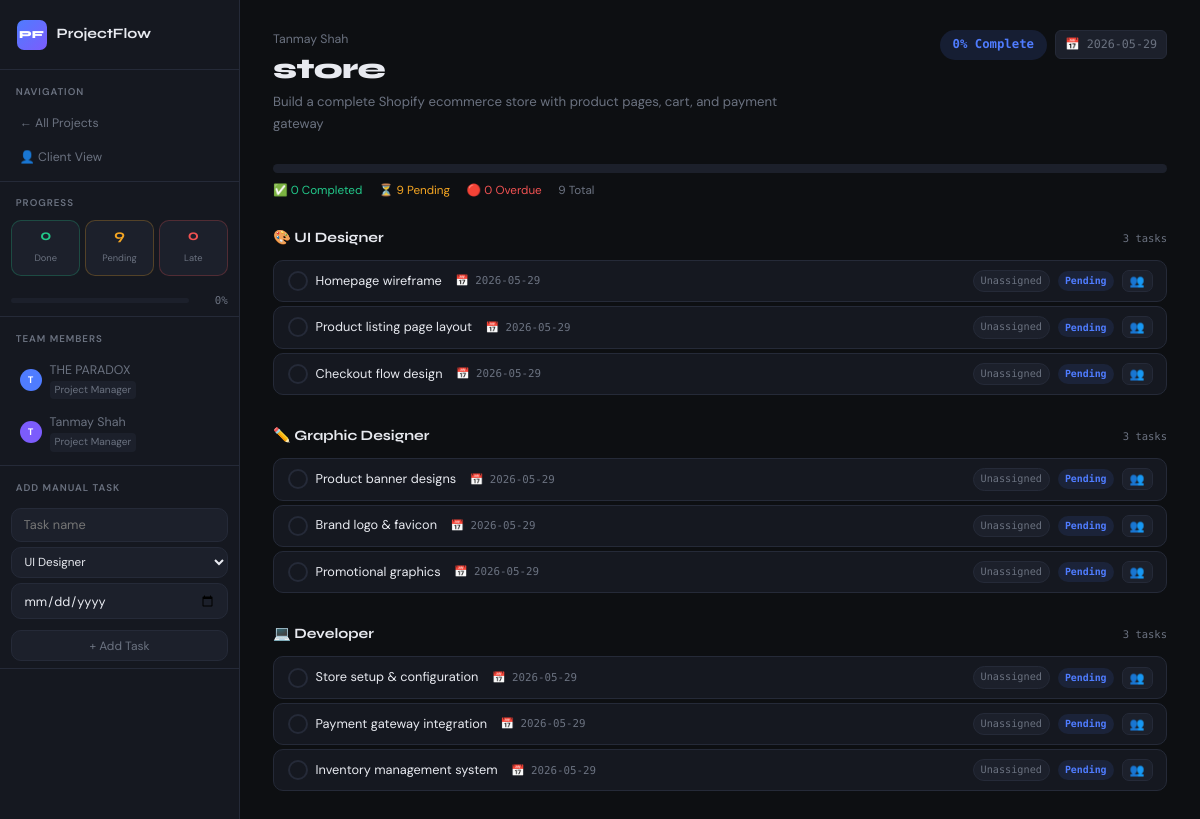
/project/4, run on the app's committed database.
### tables this page shows
CREATE TABLE team_members (
                id INTEGER PRIMARY KEY AUTOINCREMENT,
                name TEXT NOT NULL,
                role TEXT NOT NULL,
                email TEXT,
                avatar_color TEXT DEFAULT '#4f7cff',
                created_at TEXT DEFAULT (date('now'))
            );

CREATE TABLE clients (
                id INTEGER PRIMARY KEY AUTOINCREMENT,
                name TEXT NOT NULL,
                email TEXT,
                company TEXT,
                created_at TEXT DEFAULT (date('now'))
            );

CREATE TABLE projects (
                id INTEGER PRIMARY KEY AUTOINCREMENT,
                client_id INTEGER NOT NULL,
                title TEXT NOT NULL,
                description TEXT,
                deadline TEXT,
                created_at TEXT DEFAULT (date('now')),
                FOREIGN KEY (client_id) REFERENCES clients(id)
            );

CREATE TABLE tasks (
                id INTEGER PRIMARY KEY AUTOINCREMENT,
                project_id INTEGER NOT NULL,
                title TEXT NOT NULL,
                role TEXT NOT NULL,
                deadline TEXT,
                status TEXT DEFAULT 'Pending',
                notes TEXT DEFAULT '',
                FOREIGN KEY (project_id) REFERENCES projects(id)
            );

### app.py (the view)
@app.route('/project/<int:project_id>')
def project_detail(project_id):
    today = date.today().isoformat()
    with get_db() as conn:
        project = conn.execute('''
            SELECT p.*, c.name as client_name, c.id as client_id
            FROM projects p JOIN clients c ON p.client_id=c.id WHERE p.id=?
        ''', (project_id,)).fetchone()
        if not project: return redirect(url_for('index'))
        tasks   = conn.execute('SELECT * FROM tasks WHERE project_id=? ORDER BY role,deadline',
                               (project_id,)).fetchall()
        members = conn.execute('SELECT * FROM team_members ORDER BY name').fetchall()
    tasks_with_members = [{'task': t, 'assigned': get_task_assignments(t['id'])} for t in tasks]
    stats = compute_stats(project_id)
    return render_template('dashboard.html', project=project, tasks_with_members=tasks_with_members,
                           stats=stats, today=today, members=members)

### app.py (called while the page is built)
def get_db():
    conn = sqlite3.connect(DATABASE)
    conn.row_factory = sqlite3.Row
    conn.execute("PRAGMA journal_mode=WAL")
    return conn

def compute_stats(project_id):
    today = date.today().isoformat()
    with get_db() as conn:
        tasks = conn.execute('SELECT * FROM tasks WHERE project_id = ?', (project_id,)).fetchall()
    total     = len(tasks)
    completed = sum(1 for t in tasks if t['status'] == 'Completed')
    overdue   = sum(1 for t in tasks if t['status'] != 'Completed' and t['deadline'] and t['deadline'] < today)
    pending   = total - completed - overdue
    progress  = int((completed / total) * 100) if total else 0
    return dict(total=total, completed=completed, overdue=overdue, pending=pending, progress=progress)

def get_task_assignments(task_id):
    with get_db() as conn:
        return conn.execute('''
            SELECT tm.* FROM team_members tm
            JOIN task_assignments ta ON ta.member_id = tm.id
            WHERE ta.task_id = ?
        ''', (task_id,)).fetchall()

### templates/dashboard.html (shortened to what this page needs)
<!DOCTYPE html>
<html lang="en">
<head>
  <link rel="stylesheet" href="{{ url_for('static', filename='style.css') }}"/>
</head>
<body>
<aside class="sidebar">
  <div class="logo">
    <a href="{{ url_for('index') }}" class="logo-link">
      <span class="logo-mark">PF</span>
      <span class="logo-text">ProjectFlow</span>
    </a>
  </div>
  <nav class="nav-section">
    <p class="nav-label">Navigation</p>
    <a href="{{ url_for('index') }}" class="nav-item">← All Projects</a>
    <a href="{{ url_for('client_view', client_id=project.client_id) }}" class="nav-item">👤 Client View</a>
  </nav>
  <nav class="nav-section">
    <p class="nav-label">Progress</p>
    <div class="sidebar-stats">
      <div class="ss-item green"><span class="ss-num">{{ stats.completed }}</span><span class="ss-lbl">Done</span></div>
      <div class="ss-item yellow"><span class="ss-num">{{ stats.pending }}</span><span class="ss-lbl">Pending</span></div>
      <div class="ss-item red"><span class="ss-num">{{ stats.overdue }}</span><span class="ss-lbl">Late</span></div>
    </div>
    <div class="progress-wrap mt8">
      <div class="progress-bar"><div class="progress-fill" style="width:{{ stats.progress }}%"></div></div>
      <span class="progress-pct">{{ stats.progress }}%</span>
    </div>
  </nav>
  <nav class="nav-section">
    <p class="nav-label">Team Members</p>
    {% if members %}
      {% for m in members %}
      <div class="nav-item" style="gap:8px">
        <span class="nav-avatar" style="background:{{ m.avatar_color }}">{{ m.name[0].upper() }}</span>
        <div>
          <span style="font-size:.83rem">{{ m.name }}</span>
          <span class="member-role-tag" style="display:block;font-size:.68rem">{{ m.role }}</span>
        </div>
      </div>
      {% endfor %}
    {% else %}
      <p class="nav-empty">Add team members from the dashboard</p>
    {% endif %}
  </nav>
  <nav class="nav-section">
    <p class="nav-label">Add Manual Task</p>
    <form method="POST" action="{{ url_for('add_task') }}" class="mini-form">
      <input type="text" name="title" placeholder="Task name" required/>
      <select name="role">
        <option value="UI Designer">UI Designer</option>
      </select>
      <input type="date" name="deadline"/>
      <button type="submit" class="btn-ghost full mt6">+ Add Task</button>
    </form>
  </nav>
</aside>
<main class="main">
  <header class="topbar">
    <div>
      <p class="page-sub">{{ project.client_name }}</p>
      <h1 class="page-title">{{ project.title }}</h1>
      {% if project.description %}<p class="page-desc">{{ project.description }}</p>{% endif %}
    </div>
    <div class="topbar-right">
      <span class="badge badge-lg {% if stats.progress==100 %}badge-green{% elif stats.overdue>0 %}badge-red{% else %}badge-blue{% endif %}">
        {{ stats.progress }}% Complete
      </span>
      {% if project.deadline %}<span class="deadline-tag">📅 {{ project.deadline }}</span>{% endif %}
    </div>
  </header>
  <div class="big-progress-wrap">
    <div class="big-progress-bar">
    </div>
    <div class="progress-legend">
      <span class="leg green">✅ {{ stats.completed }} Completed</span>
      <span class="leg yellow">⏳ {{ stats.pending }} Pending</span>
      <span class="leg red">🔴 {{ stats.overdue }} Overdue</span>
      <span class="leg muted">{{ stats.total }} Total</span>
    </div>
  </div>
  {% set roles = [('UI Designer','🎨'), ('Graphic Designer','✏️'), ('Developer','💻')] %}
  {% for role, icon in roles %}
  {% set role_tasks = tasks_with_members | selectattr('task.role', 'equalto', role) | list %}
  {% if role_tasks %}
  <section class="task-section">
    <h2 class="role-title">
      {{ icon }} {{ role }}
      <span class="role-count">{{ role_tasks|length }} tasks</span>
    </h2>
    <div class="task-list">
      {% for item in role_tasks %}
      {% set task = item.task %}
      {% set assigned = item.assigned %}
      {% set is_overdue = task.status != 'Completed' and task.deadline and task.deadline < today %}
      <div class="task-row {% if task.status=='Completed' %}task-done{% elif is_overdue %}task-overdue{% endif %}">
        <form method="POST" action="{{ url_for('toggle_task', task_id=task.id) }}">
          <button type="submit" class="check-btn {% if task.status=='Completed' %}checked{% endif %}">
          </button>
        </form>
        <div class="task-info">
          <span class="task-title">{{ task.title }}</span>
          {% if task.deadline %}
          <span class="task-deadline {% if is_overdue %}meta-overdue{% endif %}">📅 {{ task.deadline }}</span>
          {% endif %}
        </div>
        <div class="assignees">
          {% if not assigned %}
          <span class="unassigned-tag">Unassigned</span>
          {% endif %}
        </div>
        <span class="task-status {% if task.status=='Completed' %}status-done{% elif is_overdue %}status-overdue{% else %}status-pending{% endif %}">
          {% if task.status=='Completed' %}Completed{% elif is_overdue %}Overdue{% else %}Pending{% endif %}
        </span>
        <button class="assign-btn" onclick="openAssign({{ task.id }}, '{{ task.title|replace("'","\\'") }}')" title="Assign members">
          👥
        </button>
      </div>
      {% endfor %}
    </div>
  </section>
  {% endif %}
  {% endfor %}
</main>
</body>
</html>

### data on the page
team_members: name "T", name "THE PARADOX", role "Project Manager"
team_members: name "T", name "Tanmay Shah", role "Project Manager"
clients: client_name "Tanmay Shah"
projects: title "store", description "Build a complete Shopify ecommerce store with product pages, cart, and payment gateway", deadline "2026-05-29"
tasks: title "Homepage wireframe", deadline "2026-05-29"
tasks: title "Product listing page layout", deadline "2026-05-29"
tasks: title "Checkout flow design", deadline "2026-05-29"
tasks: title "Product banner designs", deadline "2026-05-29"
tasks: title "Brand logo & favicon", deadline "2026-05-29"
tasks: title "Promotional graphics", deadline "2026-05-29"
tasks: role "Developer" (drawn), title "Store setup & configuration", deadline "2026-05-29"
tasks: title "Payment gateway integration", deadline "2026-05-29"
tasks: title "Inventory management system", deadline "2026-05-29"

### other printed values
{{ stats.completed }} "0"
{{ stats.pending }} "9"
{{ stats.overdue }} "0"
{{ stats.progress }} "0"
{{ stats.total }} "9"
{{ icon }} "🎨" "✏️" "💻"
{{ role }} "UI Designer" "Graphic Designer" "Developer"
{{ role_tasks|length }} "3" "3" "3"
